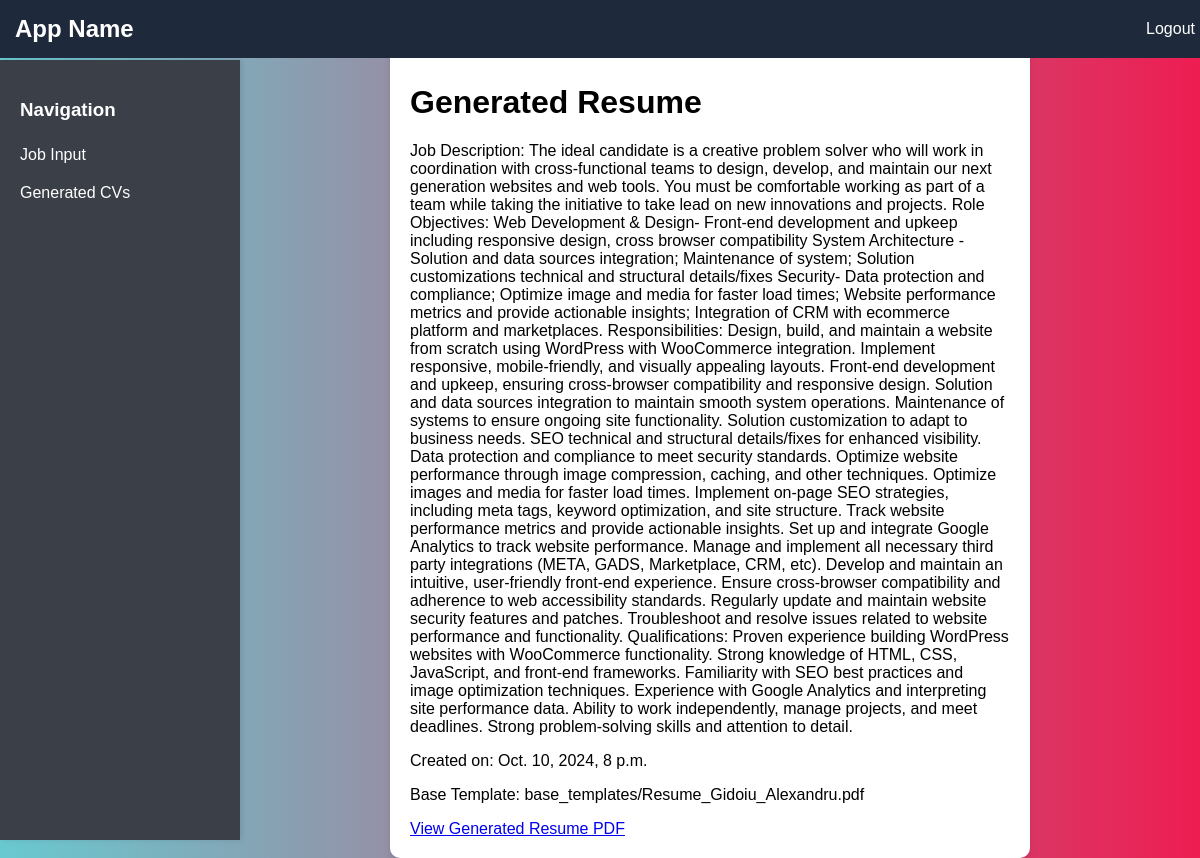
Page /view-resume/1/ (signed in) on the committed database.
### backend/models.py (models this page shows)
class GeneratedResume(models.Model):
    user = models.ForeignKey(User, on_delete=models.CASCADE)
    base_template = models.ForeignKey(BaseTemplate, on_delete=models.CASCADE)
    job_description = models.TextField()
    generated_file = models.FileField(upload_to='generated_resumes/')
    created_at = models.DateTimeField(auto_now_add=True)

class BaseTemplate(models.Model):
    user = models.ForeignKey(User, on_delete=models.CASCADE)
    file = models.FileField(upload_to='base_templates/')
    uploaded_at = models.DateTimeField(auto_now_add=True)

### frontend/views.py (the view)
# urls.py: path('view-resume/<int:resume_id>/', views.view_generated_resume, name='view_generated_resume'),
@login_required
def view_generated_resume(request, resume_id):
    resume = GeneratedResume.objects.get(id=resume_id, user=request.user)
    return render(request, 'view_generated_resume.html', {'resume': resume})

### frontend/templates/view_generated_resume.html (shortened to what this page needs)
<!DOCTYPE html>
<html lang="en">
  <head>
    {% load static %}
    <link href="{% static 'css/styles.css' %}" rel="stylesheet" />
  </head>
  <body>
    {% include 'partials/_navbar.html' %} {% include 'partials/_sidebar.html' %}
    <div class="container">
      <h1>Generated Resume</h1>
      <p>Job Description: {{ resume.job_description }}</p>
      <p>Created on: {{ resume.created_at }}</p>
      <p>Base Template: {{ resume.base_template.file.name }}</p>
      <a href="{{ resume.generated_file.url }}" target="_blank"
        >View Generated Resume PDF</a
      >
    </div>
  </body>
</html>

### frontend/templates/partials/_navbar.html
<div class="navbar">
  <h2>App Name</h2>
  {% if user.is_authenticated %}
  <a href="{% url 'logout' %}">Logout</a>
  {% endif %}
</div>

### frontend/templates/partials/_sidebar.html
<div class="sidebar">
  <h3>Navigation</h3>
  <a href="/input-job/">Job Input</a>
  <a href="/cv-template/">Generated CVs</a>
</div>

### frontend/static/css/styles.css (style rules this page uses)
body { background: linear-gradient(to right, #69C9D0, #EE1D52); font-family: 'Arial', sans-serif; margin: 0; padding: 0; height: 100vh; display: flex; justify-content: center; align-items: center; }
.navbar { background-color: #1e293b; color: white; padding: 15px; text-align: center; position: fixed; width: 100%; top: 0; left: 0; z-index: 1000; display: flex; justify-content: space-between; align-items: center; }
.navbar h2 { margin: 0; }
.navbar a { color: white; padding: 0 20px; text-decoration: none; display: inline-block; }
.sidebar { width: 200px; background-color: #3b3f48; height: calc(100vh - 60px); position: fixed; top: 60px; left: 0; padding: 20px; z-index: 900; box-shadow: 2px 0 5px rgba(0, 0, 0, 0.1); display: flex; flex-direction: column; }
.sidebar h3 { font-weight: bold; margin-bottom: 15px; color: white; }
.sidebar a { display: block; padding: 10px 0; color: white; text-decoration: none; }
.container { background-color: white; padding: 20px; border-radius: 10px; width: 100%; max-width: 600px; box-shadow: 0 4px 6px rgba(0, 0, 0, 0.1); margin-left: 220px; margin-top: 100px; }

### rows in the picture
GeneratedResume: job_description "The ideal candidate is a creative problem solver who will work in coordination with cross-functional teams to design, develop, and maintain our next generation websites and web tools. You must be comfortable working as part of a team while taking the initiative to take lead on new innovations and projects. Role Objectives: Web Development & Design- Front-end development and upkeep including responsive design, cross browser compatibility System Architecture - Solution and data sources integration; Maintenance of system; Solution customizations technical and structural details/fixes Security- Data protection and compliance; Optimize image and media for faster load times; Website performance…", created_at "Oct. 10, 2024, 8 p.m.", base_template.file.name "base_templates/Resume_Gidoiu_Alexandru.pdf"
